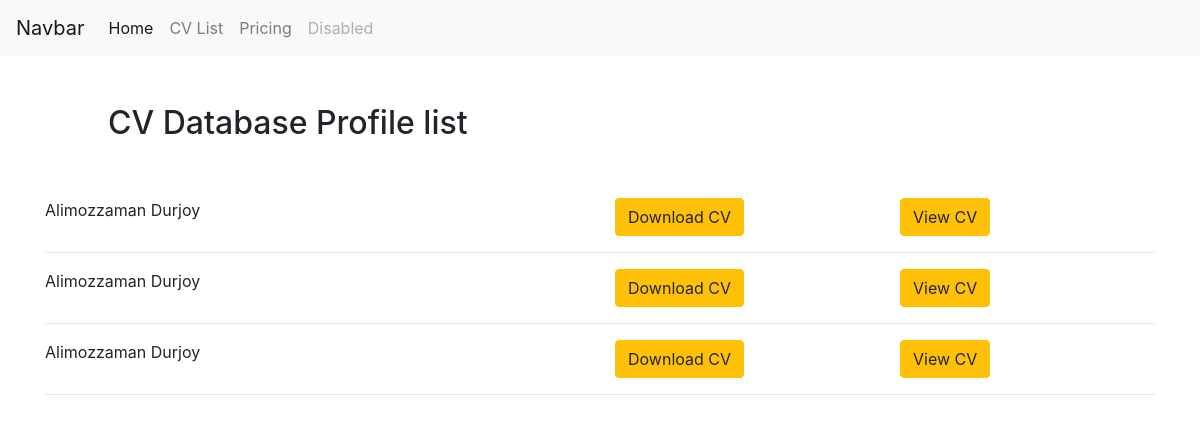
The page /list/ on the database as committed earlier.
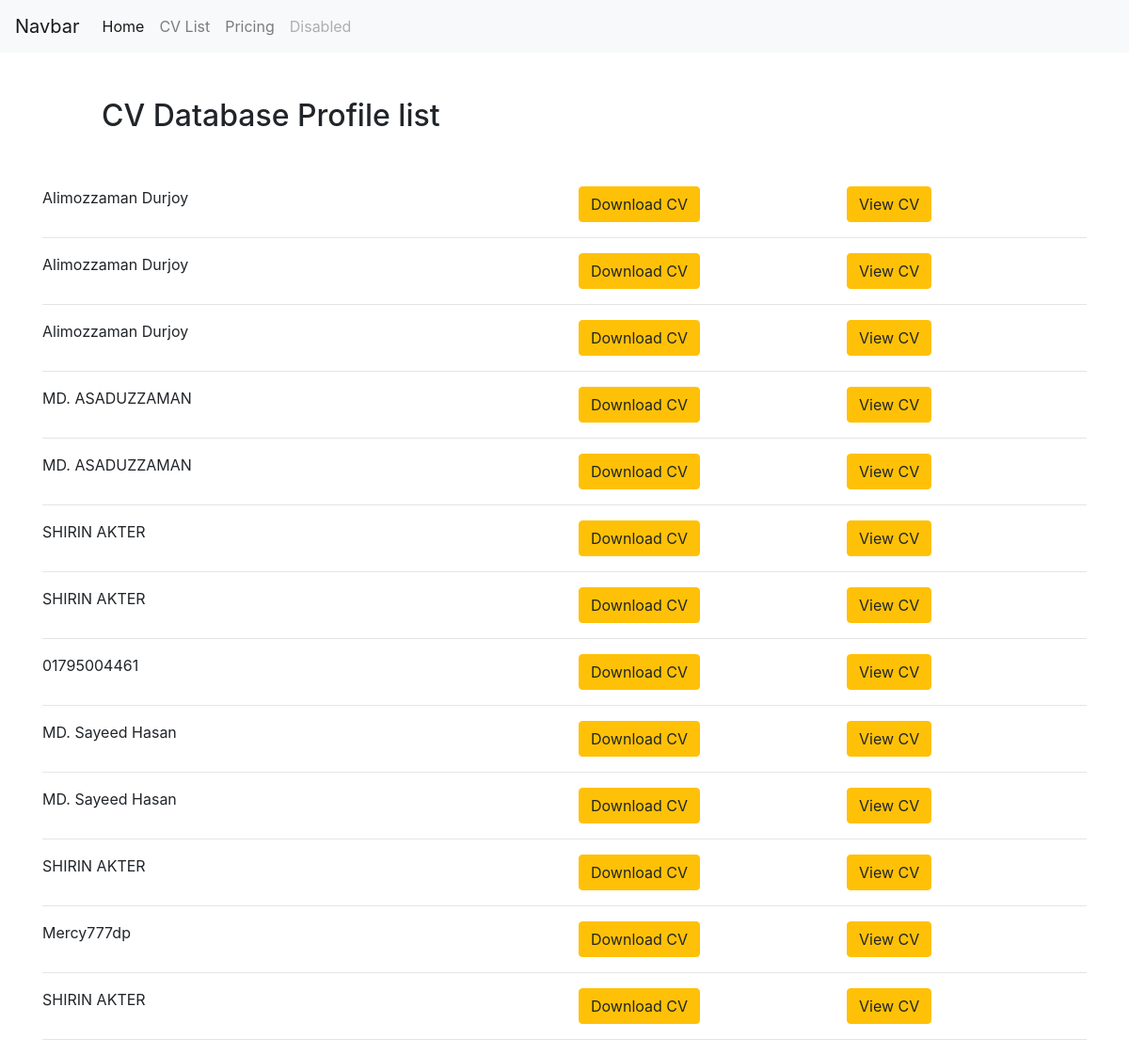
The same page on the database as committed later.
### pdfapp/models.py (models this page shows, shortened)
class Profile(models.Model):
    name= models.CharField(max_length=200)
    email= models.EmailField(max_length=200)
    phone= models.CharField(max_length=100)
    summary= models.TextField(max_length=2000)
    degree= models.CharField(max_length=200)
    school = models.CharField(max_length=200,default='null')
    university= models.CharField(max_length=200)
    previous_work= models.CharField(max_length=1000)
    skills= models.TextField(max_length=1000)

### pdfapp/views.py (the view)
# urls.py: path('list/',views.list,name= "list"),
def list(request):
    profiles= Profile.objects.all()
    return render (request,'pdfapp/list.html',{'profiles':profiles})

### pdfapp/templates/pdfapp/list.html
{% extends 'pdfapp/base.html' %}
{% block content %}
<div class="container">
    <div class="row m-5">
        <div class="col-md-12">
            <h2>CV Database Profile list</h2>
        </div>
    </div>
    {% for profile in profiles %}
    <div class="row">
        <div class="col-md-6">
            {{profile.name}}
        </div>
        <div class="col-md-3">
            <a href="{% url 'resume' profile.id %}" class="btn btn-warning">Download CV</a>
        </div>
        <div class="col-md-3">
            <a href="{% url 'viewresume' profile.id %}" class="btn btn-warning">View CV</a>
        </div>
    </div>
    <hr>
    {% endfor %}
</div>
{% endblock content %}

### pdfapp/templates/pdfapp/base.html (shortened to what this page needs)
<!DOCTYPE html>
<html lang="en">
<head>
    <link rel="stylesheet" href="https://cdn.jsdelivr.net/npm/bootstrap@4.0.0/dist/css/bootstrap.min.css">
</head>
<body>
    <nav class="navbar navbar-expand-lg navbar-light bg-light">
        <a class="navbar-brand" href="#">Navbar</a>
        <div class="collapse navbar-collapse" id="navbarNav">
          <ul class="navbar-nav">
            <li class="nav-item active">
              <a class="nav-link" href="{% url 'accept' %}">Home <span class="sr-only">(current)</span></a>
            </li>
            <li class="nav-item">
              <a class="nav-link" href="{% url 'list' %}">CV List</a>
            </li>
            <li class="nav-item">
              <a class="nav-link" href="#">Pricing</a>
            </li>
            <li class="nav-item">
              <a class="nav-link disabled" href="#">Disabled</a>
            </li>
          </ul>
        </div>
      </nav>
      {% block content %}
      {% endblock content %}
</body>
</html>

Rows that differ between the two databases and show on the page:
added Profile: name "MD. ASADUZZAMAN"
added Profile: name "MD. ASADUZZAMAN"
added Profile: name "SHIRIN AKTER"
added Profile: name "SHIRIN AKTER"
added Profile: name "01795004461"
added Profile: name "MD. Sayeed Hasan"
added Profile: name "MD. Sayeed Hasan"
added Profile: name "SHIRIN AKTER"
added Profile: name "Mercy777dp"
added Profile: name "SHIRIN AKTER"
